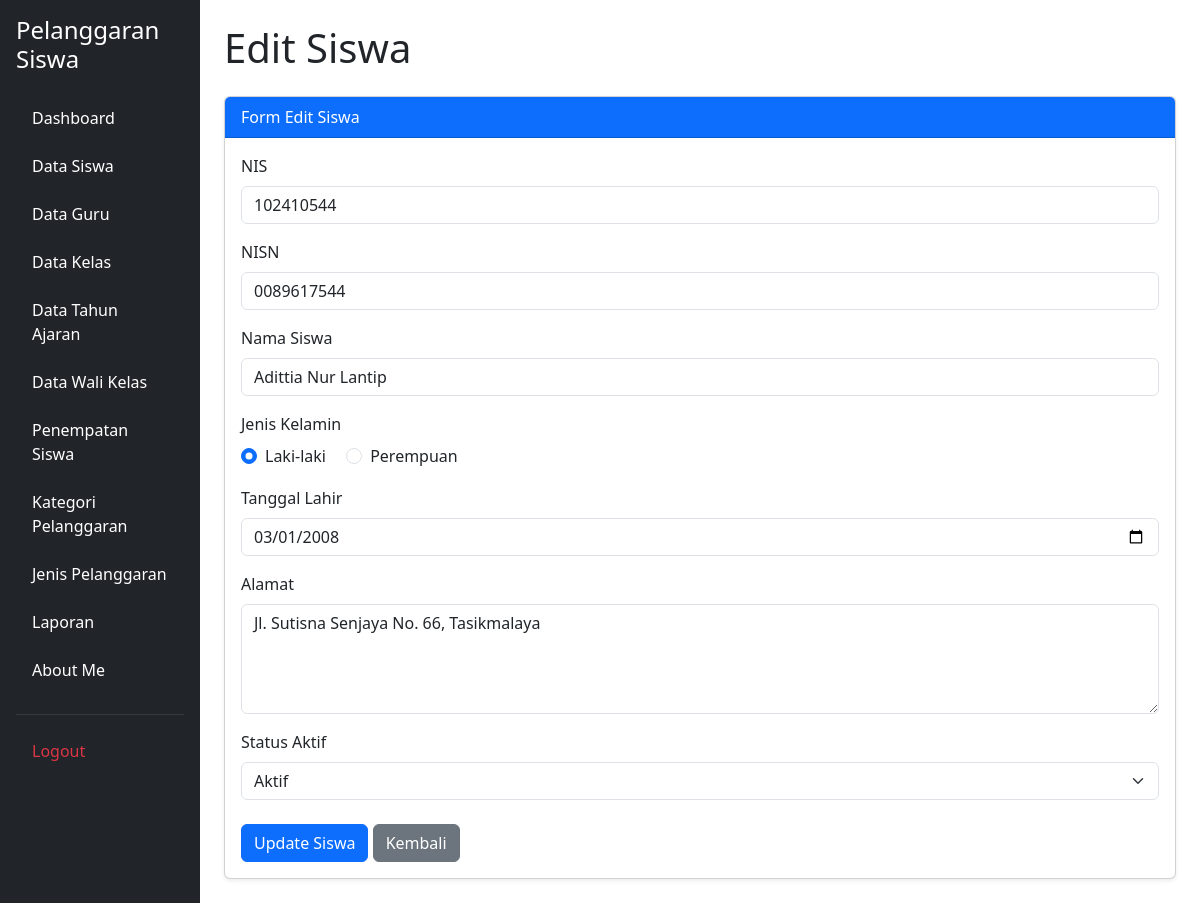
The page /edit_siswa.php?id=25 (signed in) on the database its author committed.
### tables this page shows
CREATE TABLE `t_siswa` (
  `id` int(11) NOT NULL,
  `nis` varchar(10) DEFAULT NULL,
  `nisn` varchar(10) NOT NULL,
  `nama` varchar(150) DEFAULT NULL,
  `jenis_kelamin` char(1) NOT NULL,
  `tanggal_lahir` date NOT NULL,
  `alamat` text NOT NULL,
  `status_aktif` tinyint(1) NOT NULL,
  `created_at` timestamp NOT NULL DEFAULT current_timestamp(),
  `updated_at` timestamp NOT NULL DEFAULT current_timestamp()
);

### edit_siswa.php (the view, shortened to what this page needs)
<?php
include 'config/koneksi.php';
$id = (int) $_GET['id'];
$stmt = mysqli_prepare($koneksi, "SELECT * FROM t_siswa WHERE id = ?");
mysqli_stmt_bind_param($stmt, "i", $id);
mysqli_stmt_execute($stmt);
$hasil = mysqli_stmt_get_result($stmt);
$data = mysqli_fetch_assoc($hasil);
?>
<!DOCTYPE html>
<html lang="id">
<head>
    <link href="https://cdn.jsdelivr.net/npm/bootstrap@5.3.8/dist/css/bootstrap.min.css"
          rel="stylesheet">
</head>
<body>
<div class="container-fluid">
    <div class="row">
        <?php include 'layout/sidebar.php'; ?>
        <main class="col-md-9 col-lg-10 p-4">
            <h1 class="mb-4">Edit Siswa</h1>
            <div class="card shadow-sm">
                <div class="card-header bg-primary text-white">
                    Form Edit Siswa
                </div>
                <div class="card-body">
                    <form action="proses_edit_siswa.php"
                          method="POST"
                          id="formEditSiswa">
                        <div class="mb-3">
                            <label class="form-label">NIS</label>
                            <input type="text" name="nis"
                                   class="form-control"
                                   value="<?= htmlspecialchars($data['nis']) ?>"
                                   required>
                        </div>
                        <div class="mb-3">
                            <label class="form-label">NISN</label>
                            <input type="text" name="nisn"
                                   class="form-control"
                                   value="<?= htmlspecialchars($data['nisn']) ?>"
                                   required>
                        </div>
                        <div class="mb-3">
                            <label class="form-label">Nama Siswa</label>
                            <input type="text" name="nama"
                                   class="form-control"
                                   value="<?= htmlspecialchars($data['nama']) ?>"
                                   required>
                        </div>
                        <div class="mb-3">
                            <label class="form-label d-block">Jenis Kelamin</label>
                            <div class="form-check form-check-inline">
                                <input class="form-check-input"
                                       type="radio"
                                       name="jenis_kelamin"
                                       id="laki"
                                       value="L"
                                       <?= $data['jenis_kelamin'] == 'L' ? 'checked' : '' ?>
                                       required>
                                <label class="form-check-label" for="laki">
                                    Laki-laki
                                </label>
                            </div>
                            <div class="form-check form-check-inline">
                                <input class="form-check-input"
                                       type="radio"
                                       name="jenis_kelamin"
                                       id="perempuan"
                                       value="P"
                                       <?= $data['jenis_kelamin'] == 'P' ? 'checked' : '' ?>
                                       required>
                                <label class="form-check-label" for="perempuan">
                                    Perempuan
                                </label>
                            </div>
                        </div>
                        <div class="mb-3">
                            <label class="form-label">Tanggal Lahir</label>
                            <input type="date"
                                   name="tanggal_lahir"
                                   class="form-control"
                                   value="<?= htmlspecialchars($data['tanggal_lahir']) ?>"
                                   required>
                        </div>
                        <div class="mb-3">
                            <label class="form-label">Alamat</label>
                            <textarea name="alamat"
                                      class="form-control"
                                      rows="4"
                                      required><?= htmlspecialchars($data['alamat']) ?></textarea>
                        </div>
                        <div class="mb-4">
                            <label class="form-label">Status Aktif</label>
                            <select name="status_aktif"
                                    class="form-select"
                                    required>
                                <option value="1"
                                    <?= $data['status_aktif'] == 1 ? 'selected' : '' ?>>
                                    Aktif
                                </option>
                            </select>
                        </div>
                        <button type="submit" class="btn btn-primary">
                            Update Siswa
                        </button>
                        <a href="kelola_siswa.php"
                           class="btn btn-secondary">
                            Kembali
                        </a>
                    </form>
                </div>
            </div>
        </main>
    </div>
</div>
</body>
</html>

### rows shown on the page
t_siswa: nis "102410544", nisn "0089617544", nama "Adittia Nur Lantip", jenis_kelamin "☑ Laki-laki", jenis_kelamin "☐ Perempuan", tanggal_lahir "03/01/2008", alamat "Jl. Sutisna Senjaya No. 66, Tasikmalaya", status_aktif "Aktif"
